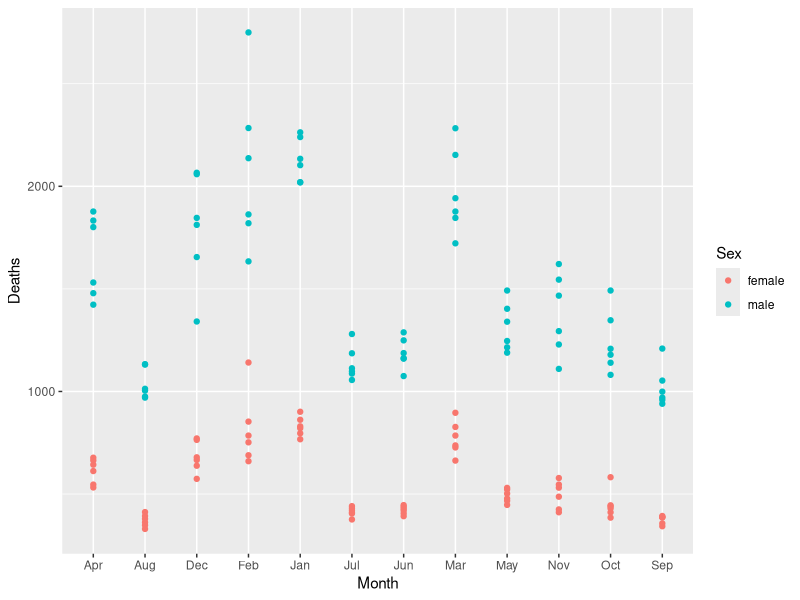
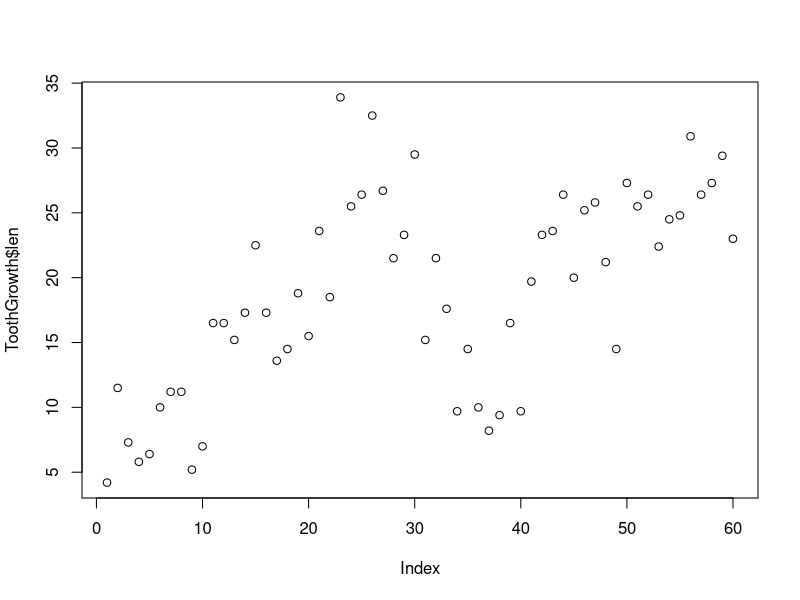
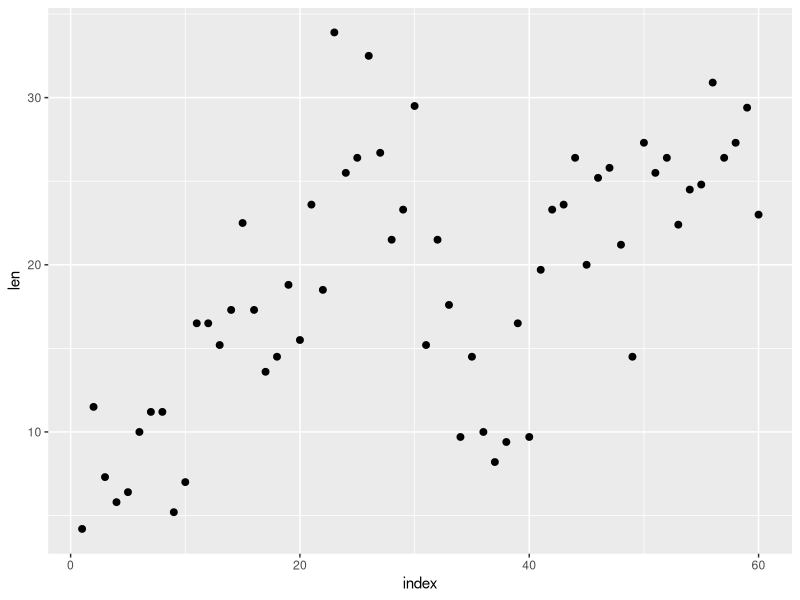
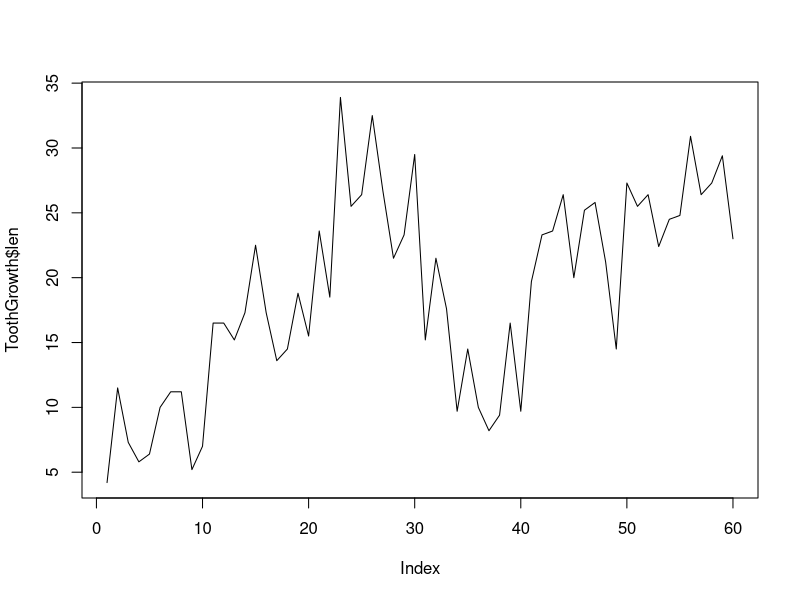
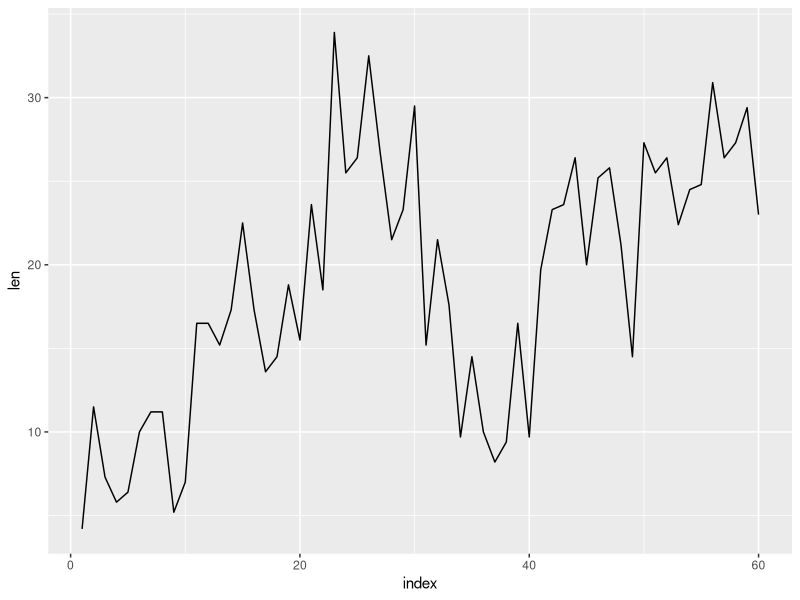
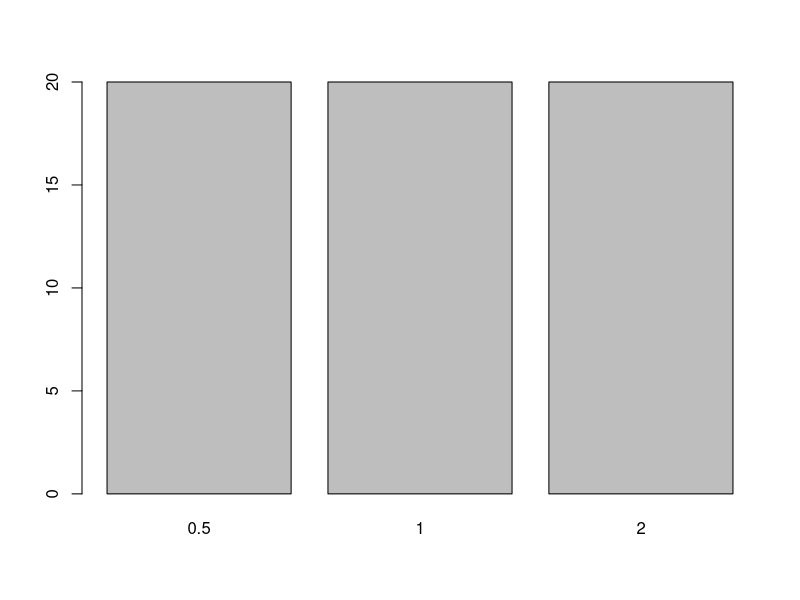
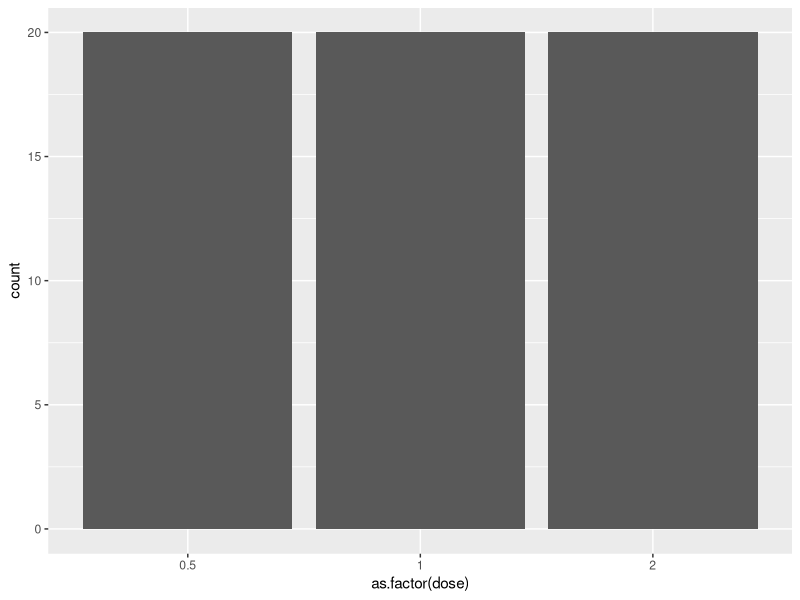
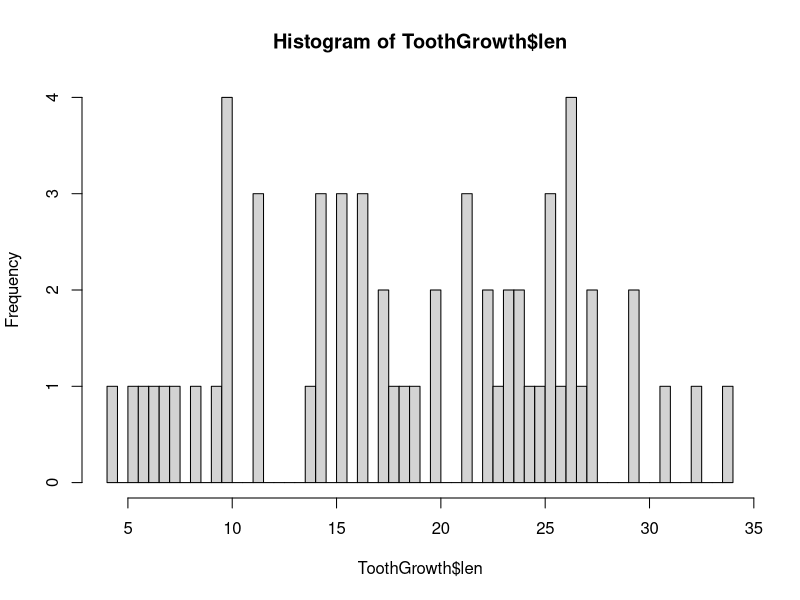

Recreate these plots in R, in order.
## ---- chunk 1
library(ggplot2)
## ---- chunk 2
head(Indometh, 25)
## ---- chunk 3
mdeaths
fdeaths
## ---- chunk 4
deaths <- c(fdeaths,mdeaths)
sex <- rep(c("female","male"),each=72)
years <- rep(c("1974","1975","1976","1977","1978","1979"),each=12)
months <- rep(c("Jan","Feb","Mar","Apr","May","Jun","Jul","Aug","Sep","Oct","Nov","Dec"),6)
data <- data.frame("Deaths"=deaths,"Year"=years,"Month"=months,"Sex"=sex)
data
## ---- chunk 5
ggplot(data) + geom_point(aes(x=Month, y=Deaths, color=Sex))
## ---- chunk 6
ToothGrowth$index <- as.numeric(rownames(ToothGrowth))
plot(ToothGrowth$len)
## ---- chunk 7
ggplot(ToothGrowth) + 
  geom_point(aes(x=index, y=len), size=2)
## ---- chunk 8
plot(ToothGrowth$len, type = "l")
## ---- chunk 9
ggplot(ToothGrowth) + 
  geom_line(aes(x=index, y=len))
## ---- chunk 10
barplot(table(ToothGrowth$dose))
## ---- chunk 11
ggplot(ToothGrowth) + 
  geom_bar(aes(x=as.factor(dose)))
## ---- chunk 12
hist(ToothGrowth$len,breaks = 50)
## ---- chunk 13
ggplot(ToothGrowth) + 
  geom_histogram(aes(x=len), binwidth = 0.5)
## ---- chunk 14
boxplot(ToothGrowth$len~ToothGrowth$supp)
## ---- chunk 15
ggplot(ToothGrowth) + 
  stat_boxplot(aes(x=supp,y=len), geom="errorbar", width=0.5) + 
	geom_boxplot(aes(x=supp,y=len))
## ---- chunk 16
ggplot(ToothGrowth) + 
  geom_tile(aes(x = supp, y = as.factor(dose), fill = len), color="black")
## ---- chunk 17
par(mfrow = c(1, 3))

low <- ToothGrowth[which(ToothGrowth$dose==0.5),]
med <- ToothGrowth[which(ToothGrowth$dose==1),]
high <- ToothGrowth[which(ToothGrowth$dose==2),]

boxplot(low$len~low$supp, main = "Low dose", xlab = "Supplement Type")
boxplot(med$len~med$supp, main = "Medium dose", xlab = "Supplement Type")
boxplot(high$len~high$supp, main = "High dose", xlab = "Supplement Type")
## ---- chunk 18
ggplot(ToothGrowth, aes(x=supp,y=len)) + 
	stat_boxplot(geom="errorbar", width=0.5) + 
	geom_boxplot() + geom_point(color="red") + 
	facet_grid(. ~ as.factor(dose))
## ---- chunk 19
ggplot(ToothGrowth, aes(x=index, y=as.factor(dose), color=len)) + 
	geom_point() + 
	scale_x_continuous(limits=c(1,100), trans = "log2", 
		breaks=c(2,4,8,16,32,64), 
		label=c("two","four","eight","sixteen","thirtytwo","sixtyfour")) + 
	scale_y_discrete(label=c("low","medium","high")) + 
	scale_color_gradient2(limits=c(0,40), low = "green", mid = "black", high = "red", 
		midpoint = 20)
## ---- chunk 20
p <- ggplot(ToothGrowth)
p + geom_point(aes(x = index, y = len, 
                   color = supp, size = dose)) + 
  theme_light()
## ---- chunk 21
p <- ggplot(ToothGrowth)
p + geom_point(aes(x = index, y = len, color = supp, size = dose)) + 
	theme(text = element_text(family = "serif", colour = "#6f898e"), 
	  line = element_line(color = "#163f47"), 
	  rect = element_rect(fill = "#163f47", color = "#163f47"),
		axis.text.x = element_text(color="black"), 
		axis.text.y = element_text(color="white"), 
	  axis.ticks = element_line(color = "#6f898e"), 
	  axis.line = element_line(color = "#163f47", linetype = 1),
		legend.background = element_blank(), 
		legend.key = element_blank(), 
		panel.background = element_rect(fill = "#215c68", colour = "#163f47"), 
		panel.border = element_blank(), 
	  panel.grid = element_line(color = "#163f47"), 
	  panel.grid.major = element_line(color = "#163f47"), 
	  panel.grid.minor = element_line(color = "#163f47"), 
	  plot.background = element_rect(fill = NULL, colour = NA, linetype = 0)
	) + 
	labs(title="Toothgrowth", 
		subtitle = "Orange juice or Vitamin C?", x="Index", y="Toothlength", 
		size="Dose", color="Supplement") +
	scale_color_manual(label=c("Orange juice","Vitamin C"), 
		values = c("VC"="green","OJ"="orange"))
